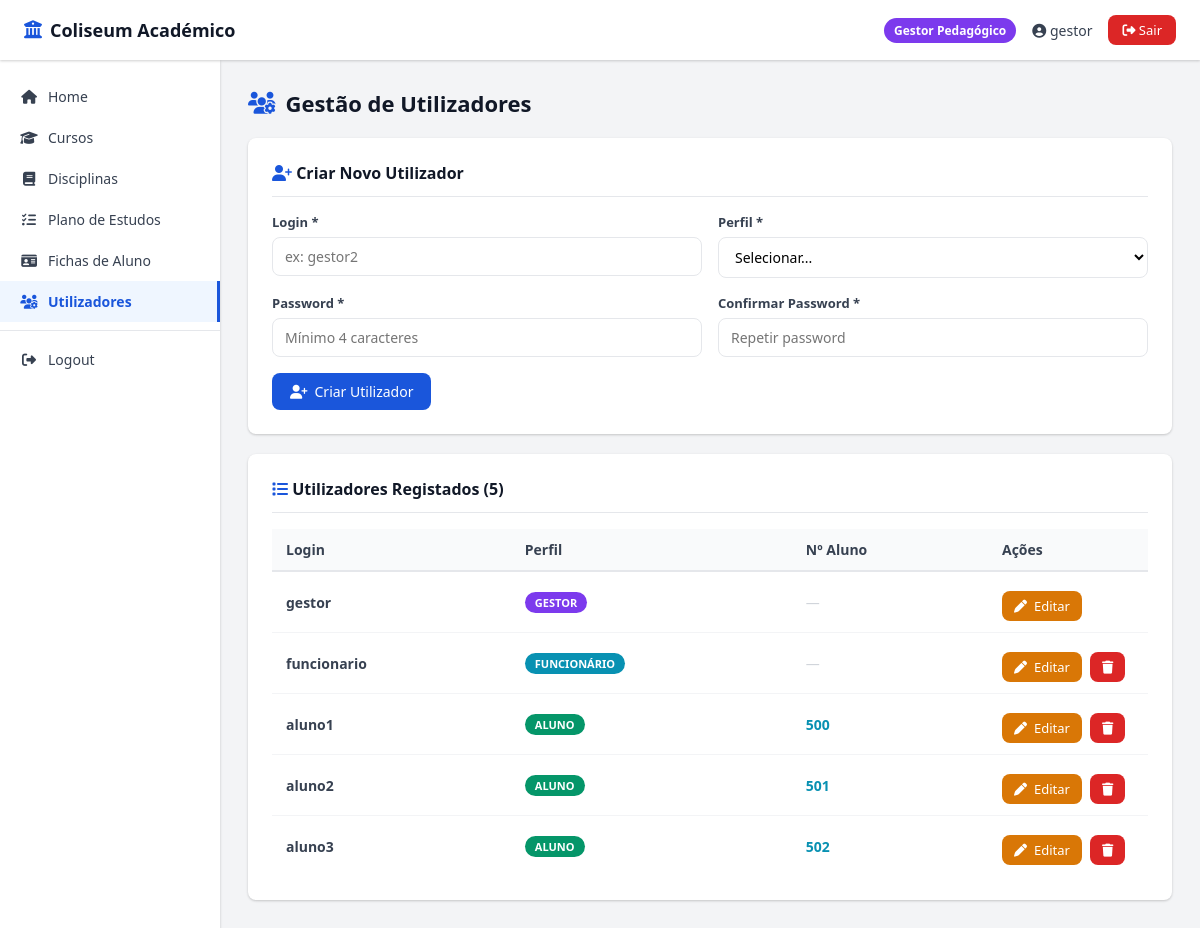
The app's page /gerir_utilizadores.php (signed in) with its own data.
### tables this page shows
CREATE TABLE `users` (
  `ID` int(11) NOT NULL,
  `login` varchar(100) NOT NULL,
  `pwd` varchar(255) NOT NULL,
  `grupo` int(11) NOT NULL,
  `numero_aluno` varchar(20) DEFAULT NULL COMMENT 'Só para grupo=3; atribuído automaticamente a partir de 500'
);

### gerir_utilizadores.php (the view, shortened to what this page needs)
<?php
require_once 'acessoBD.php';
require_once 'includes/layout.php';
$erros_editar = [];
$utilizadores = $pdo->query("
    SELECT u.ID, u.login, u.grupo, u.numero_aluno, g.GRUPO AS grupo_nome
    FROM users u JOIN grupos g ON u.grupo = g.ID
    ORDER BY u.grupo ASC, u.numero_aluno ASC, u.login ASC
")->fetchAll();
$grupos = $pdo->query('SELECT * FROM grupos ORDER BY ID')->fetchAll();
$editando = null;
?>
<h1 class="page-title"><i class="fa-solid fa-users-gear"></i> Gestão de Utilizadores</h1>
<div class="card">
  <?php if ($editando): ?>
    <div class="card-title">
      <i class="fa-solid fa-pen" style="color:#d97706;"></i>
      Editar Utilizador — <code><?= htmlspecialchars($editando['login']) ?></code>
    </div>
    <?php if (!empty($erros_editar)): ?>
      <div class="alert alert-danger">
        <i class="fa-solid fa-circle-xmark"></i>
        <?= implode('<br>', array_map('htmlspecialchars', $erros_editar)) ?>
      </div>
    <?php endif; ?>
    <form method="POST">
      <input type="hidden" name="acao" value="editar">
      <input type="hidden" name="id" value="<?= $editando['ID'] ?>">
      <div class="form-row">
        <div class="form-group">
          <label>Login</label>
          <?php if ($editando['grupo'] == 3): ?>
            <input class="form-control input-disabled" type="text" value="<?= htmlspecialchars($editando['login']) ?>"
              disabled>
            <span class="field-hint">Login automático — não editável em alunos.</span>
          <?php else: ?>
            <input class="form-control" type="text" name="login" required maxlength="100"
              value="<?= htmlspecialchars($_POST['login'] ?? $editando['login']) ?>">
          <?php endif; ?>
        </div>
        <div class="form-group">
          <label>Perfil *</label>
          <select class="form-control" name="grupo" required>
            <?php foreach ($grupos as $g): ?>
              <option value="<?= $g['ID'] ?>" <?= (($_POST['grupo'] ?? $editando['grupo']) == $g['ID']) ? 'selected' : '' ?>>
                <?= htmlspecialchars($g['GRUPO']) ?>
              </option>
            <?php endforeach; ?>
          </select>
        </div>
      </div>
      <?php if ($editando['numero_aluno']): ?>
        <div class="form-group">
          <label>Nº de Aluno</label>
          <input class="form-control input-num-aluno" type="text" value="<?= htmlspecialchars($editando['numero_aluno']) ?>"
            disabled>
          <span class="field-hint">Atribuído automaticamente — não editável.</span>
        </div>
      <?php endif; ?>
      <div class="form-row">
        <div class="form-group">
          <label>Nova Password
            <span style="font-weight:400;color:#9ca3af;">(em branco = não alterar)</span>
          </label>
          <input class="form-control" type="password" name="pwd" placeholder="Nova password (mín. 4 caracteres)">
        </div>
        <div class="form-group">
          <label>Confirmar Nova Password</label>
          <input class="form-control" type="password" name="pwd2" placeholder="Repetir nova password">
        </div>
      </div>
      <div class="btn-group">
        <button class="btn btn-warning" type="submit">
          <i class="fa-solid fa-floppy-disk"></i> Guardar Alterações
        </button>
        <a class="btn btn-secondary" href="gerir_utilizadores.php">
          <i class="fa-solid fa-xmark"></i> Cancelar
        </a>
      </div>
    </form>
  <?php else: ?>
    <div class="card-title">
      <i class="fa-solid fa-user-plus" style="color:#1a56db;"></i>
      Criar Novo Utilizador
    </div>
    <form method="POST" id="formCriar">
      <div class="form-row">
        <div class="form-group" id="campoLogin">
          <label>Login *</label>
          <input class="form-control" type="text" name="login" id="inputLogin" maxlength="100"
            value="<?= htmlspecialchars($_POST['login'] ?? '') ?>" placeholder="ex: gestor2">
        </div>
        <div class="form-group">
          <label>Perfil *</label>
          <select class="form-control" name="grupo" id="selectGrupo" required onchange="atualizarFormulario(this.value)">
            <option value="">Selecionar...</option>
          </select>
        </div>
      </div>
      <div class="form-row">
        <div class="form-group">
          <label>Password *</label>
          <input class="form-control" type="password" name="pwd" required placeholder="Mínimo 4 caracteres">
        </div>
        <div class="form-group">
          <label>Confirmar Password *</label>
          <input class="form-control" type="password" name="pwd2" required placeholder="Repetir password">
        </div>
      </div>
      <button class="btn btn-primary" type="submit">
        <i class="fa-solid fa-user-plus"></i> Criar Utilizador
      </button>
    </form>
  <?php endif; ?>
</div>
<div class="card">
  <div class="card-title">
    <i class="fa-solid fa-list" style="color:#1a56db;"></i>
    Utilizadores Registados (<?= count($utilizadores) ?>)
  </div>
  <div class="table-wrap">
    <table>
      <thead>
        <tr>
          <th>Login</th>
          <th>Perfil</th>
          <th>Nº Aluno</th>
          <th style="width:160px;">Ações</th>
        </tr>
      </thead>
      <tbody>
        <?php
        $classeGrupo = [1 => 'gestor', 2 => 'funcionario', 3 => 'aluno'];
        $labelGrupo = [1 => 'GESTOR', 2 => 'FUNCIONÁRIO', 3 => 'ALUNO'];
        foreach ($utilizadores as $u):
          $classe = $classeGrupo[$u['grupo']] ?? '';
          $label = $labelGrupo[$u['grupo']] ?? '?';
          ?>
          <tr>
            <td style="font-weight:600;"><?= htmlspecialchars($u['login']) ?></td>
            <td>
              <span class="badge-perfil <?= $classe ?>"><?= $label ?></span>
            </td>
            <td>
              <?php if ($u['numero_aluno']): ?>
                <span class="num-aluno"><?= htmlspecialchars($u['numero_aluno']) ?></span>
              <?php else: ?>
                <span class="num-aluno-vazio">—</span>
              <?php endif; ?>
            </td>
            <td>
              <div class="btn-group">
                <a class="btn btn-warning btn-sm" href="gerir_utilizadores.php?editar=<?= $u['ID'] ?>">
                  <i class="fa-solid fa-pen"></i> Editar
                </a>
                <?php if ($u['ID'] !== (int) $_SESSION['user_id']): ?>
                  <a class="btn btn-danger btn-sm" href="gerir_utilizadores.php?del=<?= $u['ID'] ?>"
                    onclick="return confirm('Apagar o utilizador \'<?= htmlspecialchars(addslashes($u['login'])) ?>\'?')">
                    <i class="fa-solid fa-trash"></i>
                  </a>
                <?php endif; ?>
              </div>
            </td>
          </tr>
        <?php endforeach; ?>
      </tbody>
    </table>
  </div>
</div>

### includes/layout.php (style rules this page uses)
:root { --primary: #1a56db; --primary-d: #1540a8; --gestor: #7c3aed; --funcionario: #0891b2; --aluno: #059669; --danger: #dc2626; --warning: #d97706; --success: #16a34a; --gray-50: #f9fafb; --gray-100: #f3f4f6; --gray-200: #e5e7eb; --gray-500: #6b7280; --gray-700: #374151; --gray-900: #111827; --radius: 8px; --shadow: 0 1px 3px rgba(0, 0, 0, .12), 0 1px 2px rgba(0, 0, 0, .08); }
* { margin: 0; padding: 0; box-sizing: border-box; font-family: 'Segoe UI', Arial, sans-serif; }
body { background: var(--gray-100); min-height: 100vh; display: flex; flex-direction: column; }
.page-title { font-size: 22px; font-weight: 700; color: var(--gray-900); margin-bottom: 20px; display: flex; align-items: center; gap: 10px; }
.page-title i { color: var(--primary); }
.card { background: white; border-radius: var(--radius); padding: 24px; box-shadow: var(--shadow); margin-bottom: 20px; }
.card-title { font-size: 16px; font-weight: 600; color: var(--gray-900); margin-bottom: 16px; padding-bottom: 12px; border-bottom: 1px solid var(--gray-200); }
.form-group { margin-bottom: 16px; }
.form-group label { display: block; font-size: 13px; font-weight: 600; color: var(--gray-700); margin-bottom: 6px; }
.form-control { width: 100%; padding: 9px 12px; border: 1px solid var(--gray-200); border-radius: var(--radius); font-size: 14px; transition: .2s; background: white; }
.form-row { display: grid; grid-template-columns: 1fr 1fr; gap: 16px; }
.btn { display: inline-flex; align-items: center; gap: 7px; padding: 9px 18px; border-radius: var(--radius); font-size: 14px; font-weight: 500; cursor: pointer; text-decoration: none; border: none; transition: .2s; }
.btn-primary { background: var(--primary); color: white; }
.btn-danger { background: var(--danger); color: white; }
.btn-warning { background: var(--warning); color: white; }
.btn-sm { padding: 6px 12px; font-size: 13px; }
.btn-group { display: flex; gap: 8px; flex-wrap: wrap; margin-top: 8px; }
.table-wrap { overflow-x: auto; }
table { width: 100%; border-collapse: collapse; }
th, td { padding: 11px 14px; text-align: left; font-size: 14px; }
th { background: var(--gray-50); font-weight: 600; color: var(--gray-700); border-bottom: 2px solid var(--gray-200); }
td { border-bottom: 1px solid var(--gray-100); color: var(--gray-700); }
tr:last-child td { border-bottom: none; }

### gerir_utilizadores.php (style rules this page uses)
.badge-perfil { display: inline-block; padding: 3px 10px; border-radius: 20px; font-size: 11px; font-weight: 700; color: white; }
.badge-perfil.gestor { background: #7c3aed; }
.badge-perfil.funcionario { background: #0891b2; }
.badge-perfil.aluno { background: #059669; }
.num-aluno { font-weight: 700; color: #0891b2; }
.num-aluno-vazio { color: #d1d5db; }

### records on screen
users: login "gestor", grupo "GESTOR"
users: login "funcionario", grupo "FUNCIONÁRIO"
users: login "aluno1", grupo "ALUNO", numero_aluno "500"
users: login "aluno2", grupo "ALUNO", numero_aluno "501"
users: login "aluno3", grupo "ALUNO", numero_aluno "502"

### other values on screen
$grupoNome "Gestor Pedagógico"
$user "gestor"
$item['label'] "Home"
$item['label'] "Cursos"
$item['label'] "Disciplinas"
$item['label'] "Plano de Estudos"
$item['label'] "Fichas de Aluno"
$item['label'] "Utilizadores"
count($utilizadores) "5"
